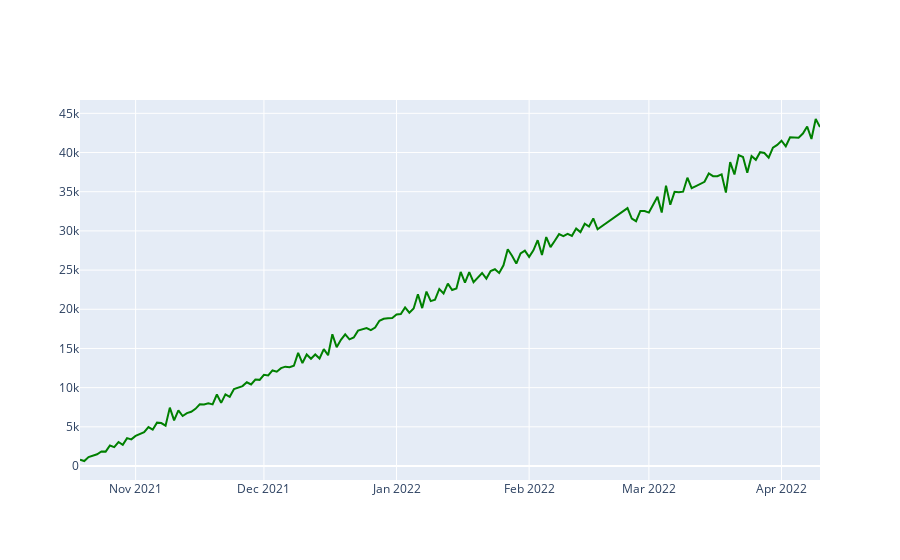

The cell this chart's notebook holds for it:
### Code cell
fig = go.Figure()
df2 = pd.read_csv('schedule_cd.csv',index_col=0)
df2=df2[df2['season']==2022]
a=df2.groupby('datetime')['cd','season'].apply(np.mean).sort_values(by='datetime', key=pd.to_datetime)

fig.add_trace(
    go.Scatter(x = pd.to_datetime(a.index), 
            y = a['cd'],
            mode = 'lines',
            line={'color': 'green'},
            name='Average',
            )
)
fig.show()

### Figure 1 — Plotly figure (JSON) as saved in the notebook; plotly's stock layout.template omitted (floating-point values rounded to 4 significant figures; data arrays with more than 128 entries replaced by an {"elided": "..."} marker saying what was removed)
{"data": [{"line": {"color": "green"}, "mode": "lines", "name": "Average", "type": "scatter", "x": {"elided": "165 str values"}, "y": {"elided": "165 float values"}}], "layout": {}}
